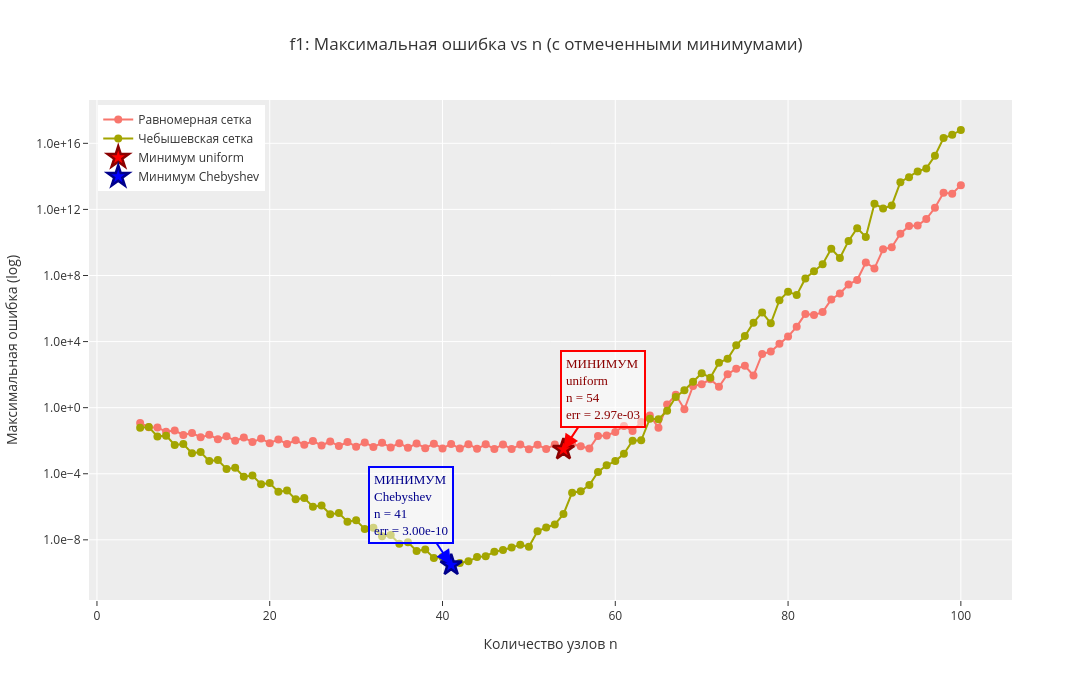

The notebook cell this image was saved under:
### Code cell
plot_error_vs_n(dir, "f1")
